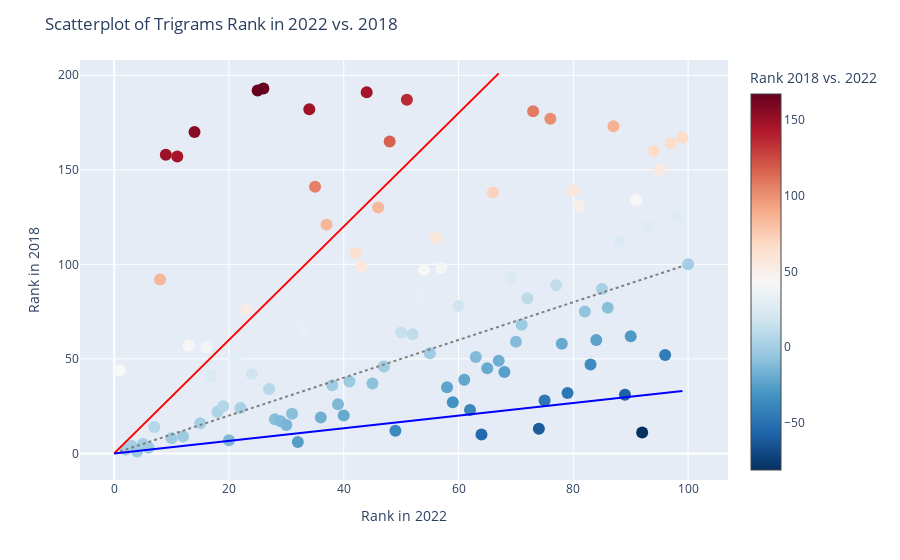

Source (notebook cell):
### Code cell
import plotly.express as px

def add_line(fig, x0, y0, x1, y1, color, dash=None):
    fig.add_shape(
        type='line',
        x0=x0, y0=y0, x1=x1, y1=y1,
        line=dict(color=color, dash=dash)
    )

# Calculate the rank difference and filter the DataFrame
table_rank['Diff'] = table_rank['2018'] - table_rank['2022']
table_filtered = table_rank

# Create the scatterplot
fig = px.scatter(
    table_filtered,
    x='2022',
    y='2018',
    hover_name='Trigram'
)

# Add diagonal lines for reference
add_line(fig, 0, 0, 99, 99, 'gray', 'dot')
add_line(fig, 0, 0, 67, 201, 'red')
add_line(fig, 0, 0, 99, 33, 'blue')

# Color the points based on the difference between the 2022 and 2018 ranks
fig.update_traces(
    marker=dict(
        size=12,
        color=table_filtered['Diff'],
        colorscale='RdBu_r',
        colorbar=dict(title='Rank 2018 vs. 2022')
    )
)
fig.update_layout(
    title='Scatterplot of Trigrams Rank in 2022 vs. 2018',
    xaxis_title='Rank in 2022',
    yaxis_title='Rank in 2018'
)

fig.update_traces(text=table_filtered.index)
fig.show()
py.plot(fig, filename = 'scatterplot_2D', auto_open=True)

### Figure 1 — Plotly figure (JSON) as saved in the notebook; plotly's stock layout.template omitted (floating-point values rounded to 4 significant figures)
{"data": [{"hovertemplate": "<b>%{hovertext}</b><br><br>2022=%{x}<br>2018=%{y}<extra></extra>", "hovertext": ["graph neural network", "deep neural network", "deep reinforcement learning", "convolutional neural network", "multiple input multiple (output)", "generative adversarial network", "natural language processing", "3d object detection", "bidirectional encoder representation (transformer)", "massive multiple input", "pre-trained language model", "unmanned aerial vehicle", "multi-agent reinforcement learning", "large language model", "simultaneous localization mapping", "spiking neural network", "automatic speech recognition", "named entity recognition", "deep learning model", "neural machine translation", "neural architecture search", "graph convolutional network", "machine learning model", "unsupervised domain adaptation", "neural radiance field", "offline reinforcement learning", "3d point cloud", "graphic processing unit", "model predictive control", "multiple output system", "visual question answering", "recurrent neural network", "medical image segmentation", "physics-informed neural network", "explainable artificial intelligence", "stochastic gradient descent", "time series forecasting", "human pose estimation", "markov decision process", "deep learning approach", "neural network training", "graph representation learning", "systematic literature review", "causal language interpretation (generation)", "channel state information", "fake news detection", "reinforcement learning approach", "reconfigurable intelligent surface", "non-orthogonal multiple access", "monocular depth estimation", "pretrained language model", "salient object detection", "natural language understanding", "partial differential equation", "electronic health record", "multivariate time series", "ordinary differential equation", "remote sensing image", "red green blue", "object pose estimation", "artificial neural network", "support vector machine", "facial expression recognition", "long short-term memory", "3d human pose", "click-through rate prediction", "natural language inference", "machine learning approach", "cell-free massive multiple", "human activity recognition", "neural network inference", "natural language generation", "integrated sensing communication", "magnetic resonance imaging", "neural network model", "graph contrastive learning", "neural network accelerator", "intrusion detection system", "high performance computing", "knowledge graph completion", "scene graph generation", "speech emotion recognition", "video object segmentation", "application programming interface", "synthetic aperture radar", "spoken language understanding", "personalized federated learning", "machine learning algorithm", "field-programmable gate array", "inverse reinforcement learning", "hate speech detection", "deep convolutional neural", "image quality assessment", "language processing model", "monocular 3d object", "radio access network", "neural ordinary differential", "point cloud registration", "video anomaly detection", "model-based reinforcement learning"], "legendgroup": "", "marker": {"color": [43, 0, 1, -3, 0, -3, 7, 84, 149, -2, 146, -3, 44, 156, 1, 40, 24, 4, 6, -13, 29, 2, 53, 18, 167, 167, 7, -10, -12, -15, -10, -26, 32, 148, 106, -17, 84, -2, -13, -20, -3, 64, 56, 147, -8, 84, -1, 117, -37, 14, 136, 11, 31, 43, -2, 58, 41, -23, -32, 18, -22, -39, -12, -54, -20, 72, -18, -25, 24, -11, -3, 10, 108, -61, -47, 101, 12, -20, -47, 59, 50, -7, -36, -24, 2, -9, 86, 24, -58, -28, 43, -81, 27, 66, 55, -44, 67, 27, 68, 0], "colorbar": {"title": {"text": "Rank 2018 vs. 2022"}}, "colorscale": [[0, "rgb(5,48,97)"], [0.1, "rgb(33,102,172)"], [0.2, "rgb(67,147,195)"], [0.3, "rgb(146,197,222)"], [0.4, "rgb(209,229,240)"], [0.5, "rgb(247,247,247)"], [0.6, "rgb(253,219,199)"], [0.7, "rgb(244,165,130)"], [0.8, "rgb(214,96,77)"], [0.9, "rgb(178,24,43)"], [1, "rgb(103,0,31)"]], "size": 12, "symbol": "circle"}, "mode": "markers", "name": "", "orientation": "v", "showlegend": false, "text": [0, 1, 2, 3, 4, 5, 6, 7, 8, 9, 10, 11, 12, 13, 14, 15, 16, 17, 18, 19, 20, 21, 22, 23, 24, 25, 26, 27, 28, 29, 30, 31, 32, 33, 34, 35, 36, 37, 38, 39, 40, 41, 42, 43, 44, 45, 46, 47, 48, 49, 50, 51, 52, 53, 54, 55, 56, 57, 58, 59, 60, 61, 62, 63, 64, 65, 66, 67, 68, 69, 70, 71, 72, 73, 74, 75, 76, 77, 78, 79, 80, 81, 82, 83, 84, 85, 86, 87, 88, 89, 90, 91, 92, 93, 94, 95, 96, 97, 98, 99], "type": "scatter", "x": [1, 2, 3, 4, 5, 6, 7, 8, 9, 10, 11, 12, 13, 14, 15, 16, 17, 18, 19, 20, 21, 22, 23, 24, 25, 26, 27, 28, 29, 30, 31, 32, 33, 34, 35, 36, 37, 38, 39, 40, 41, 42, 43, 44, 45, 46, 47, 48, 49, 50, 51, 52, 53, 54, 55, 56, 57, 58, 59, 60, 61, 62, 63, 64, 65, 66, 67, 68, 69, 70, 71, 72, 73, 74, 75, 76, 77, 78, 79, 80, 81, 82, 83, 84, 85, 86, 87, 88, 89, 90, 91, 92, 93, 94, 95, 96, 97, 98, 99, 100], "xaxis": "x", "y": [44, 2, 4, 1, 5, 3, 14, 92, 158, 8, 157, 9, 57, 170, 16, 56, 41, 22, 25, 7, 50, 24, 76, 42, 192, 193, 34, 18, 17, 15, 21, 6, 65, 182, 141, 19, 121, 36, 26, 20, 38, 106, 99, 191, 37, 130, 46, 165, 12, 64, 187, 63, 84, 97, 53, 114, 98, 35, 27, 78, 39, 23, 51, 10, 45, 138, 49, 43, 93, 59, 68, 82, 181, 13, 28, 177, 89, 58, 32, 139, 131, 75, 47, 60, 87, 77, 173, 112, 31, 62, 134, 11, 120, 160, 150, 52, 164, 125, 167, 100], "yaxis": "y"}], "layout": {"legend": {"tracegroupgap": 0}, "margin": {"t": 60}, "shapes": [{"line": {"color": "gray", "dash": "dot"}, "type": "line", "x0": 0, "x1": 99, "y0": 0, "y1": 99}, {"line": {"color": "red"}, "type": "line", "x0": 0, "x1": 67, "y0": 0, "y1": 201}, {"line": {"color": "blue"}, "type": "line", "x0": 0, "x1": 99, "y0": 0, "y1": 33}], "title": {"text": "Scatterplot of Trigrams Rank in 2022 vs. 2018"}, "xaxis": {"anchor": "y", "domain": [0, 1], "title": {"text": "Rank in 2022"}}, "yaxis": {"anchor": "x", "domain": [0, 1], "title": {"text": "Rank in 2018"}}}}
